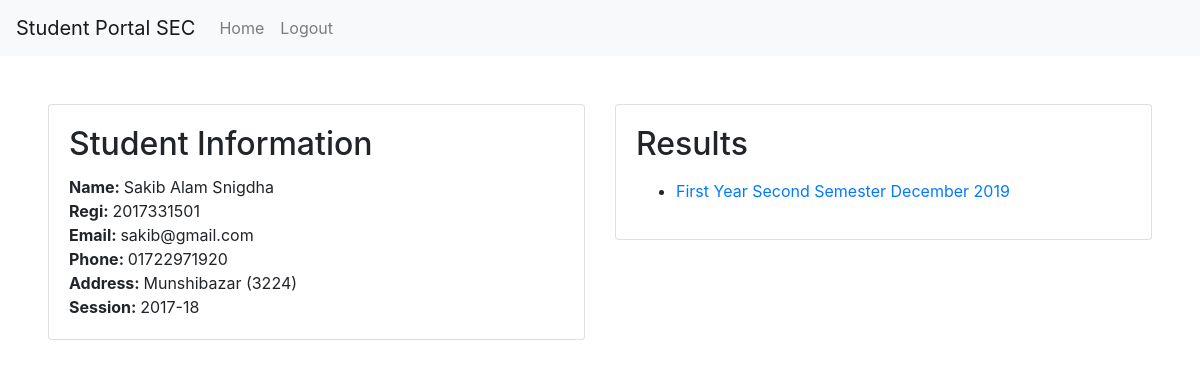
The page /student/ (signed in) on the database as committed earlier.
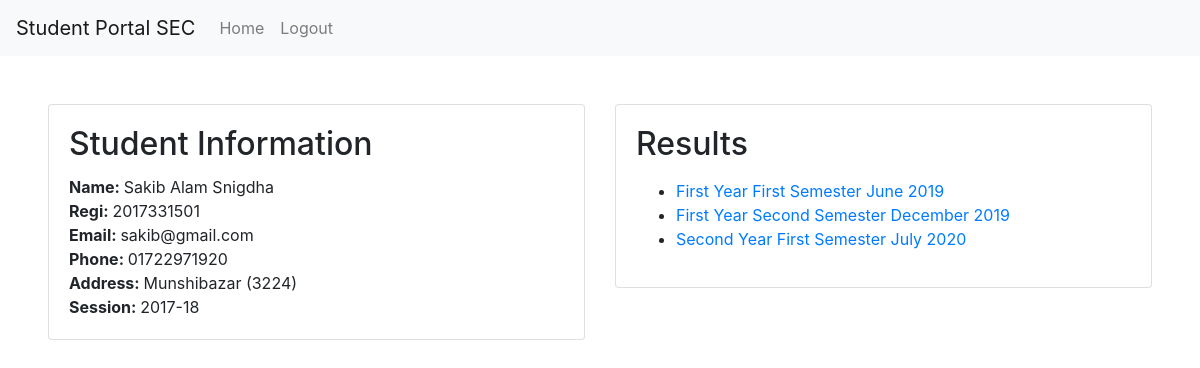
The same page on the database as committed later.
### student_result/models.py (models this page shows, shortened)
class Student(models.Model):
    created_at = models.DateTimeField(auto_now_add=True)
    user_id = models.ForeignKey(User, null=True, on_delete=models.CASCADE)
    regi = models.CharField(max_length=15, unique=True)
    name = models.CharField(max_length=100)
    email = models.CharField(max_length=100)
    phone = models.CharField(max_length=20)
    address = models.TextField()
    hall = models.BooleanField(default=False)
    session = models.ForeignKey(Session, null=True, on_delete=models.CASCADE)

class Session(models.Model):
    created_at = models.DateTimeField(auto_now_add=True)
    year = models.CharField(max_length=10)
    name = models.CharField(max_length=20)
    courses = models.TextField()

class Result(models.Model):
    created_at = models.DateTimeField(auto_now_add=True)
    regi = models.CharField(max_length=20)
    exam = models.ForeignKey(Exam, null=True, on_delete=models.CASCADE)
    result = models.TextField()

class Exam(models.Model):
    created_at = models.DateTimeField(auto_now_add=True)
    session = models.ForeignKey(Session, null=True, on_delete=models.CASCADE)
    semester = models.ForeignKey(Semester, null=True, on_delete=models.CASCADE)
    held = models.CharField(max_length=20)
    def __str__(self):
        return(f"{self.semester} {self.held}")

class Semester(models.Model):
    created_at = models.DateTimeField(auto_now_add=True)
    name = models.CharField(max_length=50)
    def __str__(self):
        return(self.name)

### student_result/views.py (the view, shortened to what this page needs)
# urls.py: path('student/', views.student, name='student'),
def student(request):
    if request.user.is_authenticated:
        try:
            student = Student.objects.get(user_id=request.user)
            if student :
                semesters = Semester.objects.all()
                results = Result.objects.filter(regi=student.regi)
                return render(request, 'student.html', {'status' : 1, 'student' : student, 'semesters' : semesters, 'results' : results})
            else:
                sessions = Session.objects.all()
                return render(request, 'student.html', {'status' : 0, 'sessions' : sessions})
        except:
            sessions = Session.objects.all()
            return render(request, 'student.html', {'status' : 0, 'sessions' : sessions})
    messages.error(request, "oops you need to login first!")
    return redirect('home')

### student_result/templates/student.html (shortened to what this page needs)
{% extends 'base.html' %}
{% block content %}
{% if status == 1 %}
<div class="row">
    <div class="col-sm-6">
      <div class="card">
        <div class="card-body">
            <h2 class="card-title">Student Information</h2>
            <p class="card-text">
              <strong>Name: </strong> {{ student.name }} </br>
              <strong>Regi: </strong> {{ student.regi }} </br>
              <strong>Email: </strong> {{ student.email }} </br>
              <strong>Phone: </strong> {{ student.phone }} </br>
              <strong>Address: </strong> {{ student.address }} </br>
              <strong>Session: </strong> {{ student.session.year }} </br>
            </p>
        </div>
      </div>
    </div>
    <div class="col-sm-6">
      <div class="card">
        <div class="card-body">
          <h2 class="card-title">Results</h2>
          <p class="card-text">
                <ul>
                    {% for result in results %}
                        <li><a href="{% url 'result' result.id %}">{{ result.exam }}</a></li>
                    {% endfor %}
                </ul>
            </p>
        </div>
      </div>
    </div>
</div>
{% endif %}
{% endblock content %}

### student_result/templates/base.html (shortened to what this page needs)
<!DOCTYPE html>
<html lang="en">
<head>
    <link rel="stylesheet" href="https://cdn.jsdelivr.net/npm/bootstrap@4.0.0/dist/css/bootstrap.min.css">
</head>
<body>
    {% include 'navbar.html' %}
    <div class="container-md p-5 ">
        {% block content %}
        {% endblock content %}
    </div>
</body>
</html>

### student_result/templates/navbar.html (shortened to what this page needs)
<nav class="navbar navbar-expand-lg navbar-light bg-light">
    <a class="navbar-brand" href="#">Student Portal SEC</a>
    <div class="collapse navbar-collapse" id="navbarNavDropdown">
      <ul class="navbar-nav">
        {% if user.is_authenticated %}
            <li class="nav-item">
                {% if user.is_superuser %}
                  <a class="nav-link" href="{% url 'teacher' %}">Result</a>
                {% else %}
                  <a class="nav-link" href="{% url 'student' %}">Home</a>
                {% endif %}
            </li>
            <li class="nav-item">
                <a class="nav-link" href="{% url 'logout' %}">Logout</a>
            </li>
        {% else %}
            <li class="nav-item">
                <a class="nav-link" href="{% url 'home' %}">Login</a>
            </li>
        {% endif %}
      </ul>
    </div>
  </nav>

Rows that differ between the two databases and show on the page:
added Result: exam "First Year First Semester June 2019"
added Result: exam "Second Year First Semester July 2020"
